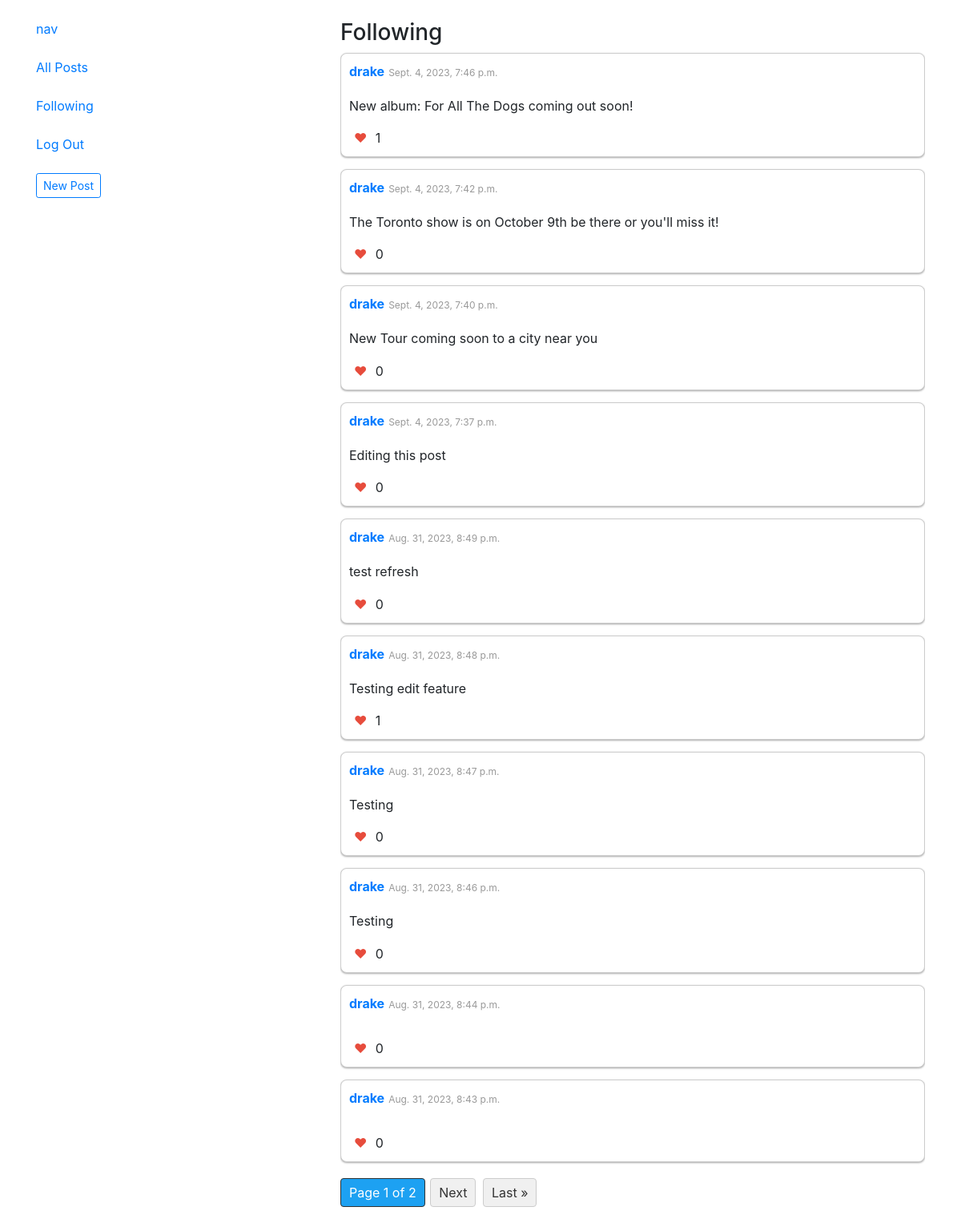
The page /following (signed in) on the database its author committed.
### network/models.py (models this page shows, shortened)
class User(AbstractUser):
    followers = models.ManyToManyField("self", symmetrical=False, related_name="following")
    pass

class Post(models.Model):
    user = models.ForeignKey("User", on_delete=models.CASCADE, related_name="posts")
    text = models.TextField(blank=True)
    timestamp = models.DateTimeField(auto_now_add=True)
    likes = models.PositiveIntegerField(default=0)
    liked_by = models.ManyToManyField(User, through='Like', related_name='liked_posts')

### network/views.py (the view)
# urls.py: path("following",views.get_following, name="followingPosts"),
@login_required
def get_following(request):
        loggedInUser = request.user
        following_users = loggedInUser.following.all()
        posts = Post.objects.filter(user__in=following_users)
        posts = posts.order_by("-timestamp")
        paginator = Paginator(posts,10)
        page_number = request.GET.get('page')
        page_obj = paginator.get_page(page_number)
        return render(request, "network/following.html",{"posts":page_obj})

### network/templates/network/following.html (shortened to what this page needs)
{% extends "network/layout.html" %}
{% load static %}
{% block body %}
<h3>Following</h3>
<div id="posts-view">
    {%for post in posts%}
    <div class="post-item">
        <div class="post-header">
            <a href="/{{posts.user.username}}" class="post-user">
                {{post.user}}</a>
            <p class="post-date">{{post.timestamp}}</p>
        </div>
        <p class="post-text">{{post.text}}</p>
        <div>
            <button onclick="handleLikePost({{post.id}})" class="like-button">
                &hearts;
            </button>
            <span id="like-button-{{posts.id}}">{{post.likes}}</span>
        </div>
    </div>
    {%endfor%}
</div>
<div class="pagination">
    <span class="step-links">
        <span class="current">
            Page {{ posts.number }} of {{ posts.paginator.num_pages }}
        </span>
        {% if posts.has_next %}
        <a href="?page={{ posts.next_page_number }}">Next</a>
        <a href="?page={{ posts.paginator.num_pages }}">Last &raquo;</a>
        {% endif %}
    </span>
</div>
{% endblock %}

### network/templates/network/layout.html (shortened to what this page needs)
{% load static %}
<!DOCTYPE html>
<html lang="en">
<head>
    <link rel="stylesheet" href="https://stackpath.bootstrapcdn.com/bootstrap/4.4.1/css/bootstrap.min.css"
>
    <link href="{% static 'network/styles.css' %}" rel="stylesheet">
    <link rel="stylesheet" type="text/css" href="https://demo.plantpot.works/assets/css/normalize.css">
    <link rel="stylesheet" href="https://use.typekit.net/opg3wle.css">
</head>
<body>
    <div class="container mt-4">
        <div class="row">
            <div class="col-md-4">
                <div class="sticky-top">
                    <div class="sticky-top">
                        {% if user.is_authenticated %}
                        <div class="mb-4">
                            <a href="{% url 'getUser' user.username%}">{{ user.username }}</a>
                        </div>
                        {% endif %}
                        <div class="mb-4">
                            <a href="{% url 'index' %}">All Posts</a>
                        </div>
                        {% if user.is_authenticated %}
                        <div class="mb-4">
                            <a id="following-list" href="{% url 'followingPosts'%}">Following</a>
                        </div>
                        <div class="mb-4">
                            <a href="{% url 'logout' %}">Log Out</a>
                        </div>
                        {% endif %}
                        {% if user.is_authenticated %}
                        <div class="mb-4">
                            <button class="btn btn-sm btn-outline-primary" id="newPost">New Post</button>
                        </div>
                        {% endif %}
                    </div>
                </div>
            </div>
            <div class="col-md-8">
                <div class="d-flex flex-column h-100">
                    <div class="body flex-grow-1 overflow-auto">
                        {% block body %}{% endblock %}
                    </div>
                </div>
            </div>
        </div>
    </div>
</body>
</html>

### network/static/network/styles.css (style rules this page uses)
.post-item { border: 1px solid #ccc; border-radius: 8px; padding: 10px; margin-bottom: 15px; background-color: #fff; box-shadow: 0 1px 3px rgba(0, 0, 0, 0.12), 0 1px 2px rgba(0, 0, 0, 0.24); }
.post-header { display: flex; margin-bottom: 5px; }
.post-user { font-weight: bold; }
.post-date { margin-left: 5px; margin-top: 5px; font-size: 12px; color: #999; }
.post-text { font-size: 16px; line-height: 1.4; }
.like-button { background: none; border: none; cursor: pointer; transition: color 0.3s; color: #e74c3c; }
.pagination { margin: 20px 0; text-align: center; }
.step-links a { display: inline-block; padding: 5px 10px; margin: 0 2px; background-color: #f0f0f0; color: #333; text-decoration: none; border: 1px solid #ccc; border-radius: 4px; }
.current { display: inline-block; padding: 5px 10px; background-color: #1da1f2; color: #fff; border: 1px solid #333; border-radius: 4px; }

### rows shown on the page
User: username "nav"
Post: user "drake", timestamp "Sept. 4, 2023, 7:46 p.m.", text "New album: For All The Dogs coming out soon!", likes "1"
Post: user "drake", timestamp "Sept. 4, 2023, 7:42 p.m.", text "The Toronto show is on October 9th be there or you'll miss it!", likes "0"
Post: user "drake", timestamp "Sept. 4, 2023, 7:40 p.m.", text "New Tour coming soon to a city near you", likes "0"
Post: user "drake", timestamp "Sept. 4, 2023, 7:37 p.m.", text "Editing this post", likes "0"
Post: user "drake", timestamp "Aug. 31, 2023, 8:49 p.m.", text "test refresh", likes "0"
Post: user "drake", timestamp "Aug. 31, 2023, 8:48 p.m.", text "Testing edit feature", likes "1"
Post: user "drake", timestamp "Aug. 31, 2023, 8:47 p.m.", text "Testing", likes "0"
Post: user "drake", timestamp "Aug. 31, 2023, 8:46 p.m.", text "Testing", likes "0"
Post: user "drake", timestamp "Aug. 31, 2023, 8:44 p.m.", likes "0"
Post: user "drake", timestamp "Aug. 31, 2023, 8:43 p.m.", likes "0"

### other values the page prints
{{ posts.number }} "1"
{{ posts.paginator.num_pages }} "2"
